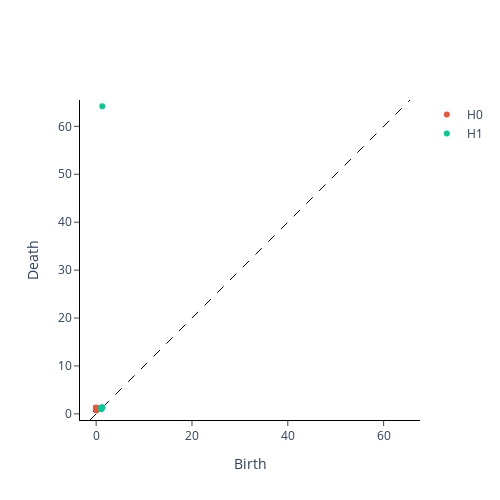

Write notebook code for a chart like this one.
### Code cell
homology_dimensions = (0,1)
VRP = VietorisRipsPersistence(homology_dimensions=homology_dimensions)
PerDiagram = VRP.fit_transform_plot(y_embedded[None,:,:])
